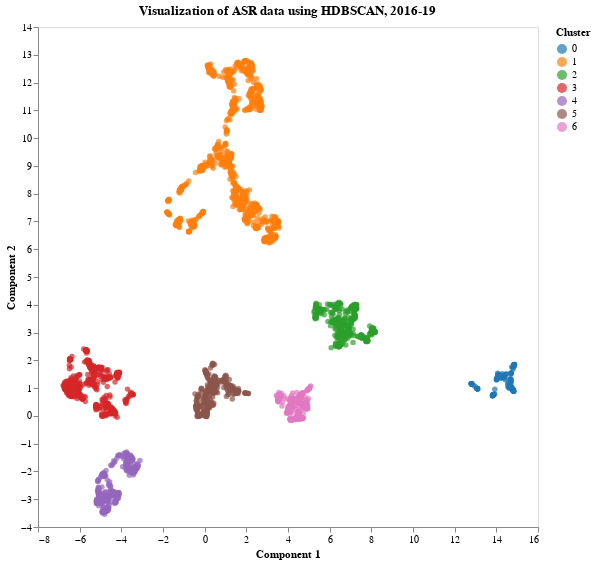

The cell this chart's notebook holds for it:
### Code cell
# Visualize HDBSCAN Clustering results

params["method"] = "HDBSCAN"
viz_reduction(
    add_info_to_reduced(embeddings, pre_df, hdb.labels_),
    params,
    label="Cluster:N",
    c_scheme="category10",
)

### Figure 1 — Vega-Lite specification as saved in the notebook (floating-point values rounded to 4 significant figures; data arrays with more than 128 entries replaced by an {"elided": "..."} marker saying what was removed)
{"config": {"view": {"continuousWidth": 300, "continuousHeight": 300}, "axis": {"grid": false}}, "data": {"name": "data-7638e578829802205c5527b17f99368a"}, "mark": {"type": "circle"}, "encoding": {"color": {"field": "Cluster", "scale": {"scheme": "category10"}, "type": "nominal"}, "x": {"field": "0", "title": "Component 1", "type": "quantitative"}, "y": {"field": "1", "title": "Component 2", "type": "quantitative"}}, "height": 500, "title": "Visualization of ASR data using HDBSCAN, 2016-19", "width": 500, "$schema": "https://vega.github.io/schema/vega-lite/v5.16.3.json", "datasets": {"data-7638e578829802205c5527b17f99368a": {"elided": "3223 records"}}}
